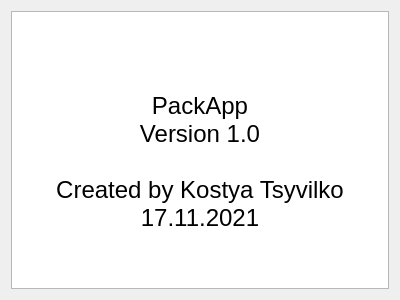
<?xml version="1.0" encoding="UTF-8"?>
<ui version="4.0">
 <class>HelpWindow</class>
 <widget class="QWidget" name="HelpWindow">
  <property name="geometry">
   <rect>
    <x>0</x>
    <y>0</y>
    <width>400</width>
    <height>300</height>
   </rect>
  </property>
  <property name="minimumSize">
   <size>
    <width>400</width>
    <height>300</height>
   </size>
  </property>
  <property name="maximumSize">
   <size>
    <width>400</width>
    <height>300</height>
   </size>
  </property>
  <property name="windowTitle">
   <string>Form</string>
  </property>
  <layout class="QHBoxLayout" name="horizontalLayout">
   <item>
    <widget class="QTextEdit" name="textEdit">
     <property name="enabled">
      <bool>true</bool>
     </property>
     <property name="font">
      <font>
       <pointsize>15</pointsize>
      </font>
     </property>
     <property name="readOnly">
      <bool>true</bool>
     </property>
     <property name="html">
      <string>&lt;!DOCTYPE HTML PUBLIC &quot;-//W3C//DTD HTML 4.0//EN&quot; &quot;http://www.w3.org/TR/REC-html40/strict.dtd&quot;&gt;
&lt;html&gt;&lt;head&gt;&lt;meta name=&quot;qrichtext&quot; content=&quot;1&quot; /&gt;&lt;style type=&quot;text/css&quot;&gt;
p, li { white-space: pre-wrap; }
&lt;/style&gt;&lt;/head&gt;&lt;body style=&quot; font-family:'.AppleSystemUIFont'; font-size:15pt; font-weight:400; font-style:normal;&quot;&gt;
&lt;p align=&quot;center&quot; style=&quot;-qt-paragraph-type:empty; margin-top:0px; margin-bottom:0px; margin-left:0px; margin-right:0px; -qt-block-indent:0; text-indent:0px;&quot;&gt;&lt;br /&gt;&lt;/p&gt;
&lt;p align=&quot;center&quot; style=&quot; margin-top:0px; margin-bottom:0px; margin-left:0px; margin-right:0px; -qt-block-indent:0; text-indent:0px;&quot;&gt;&lt;img src=&quot;:/rec/img/appIcon2.png&quot; /&gt;&lt;/p&gt;
&lt;p align=&quot;center&quot; style=&quot;-qt-paragraph-type:empty; margin-top:0px; margin-bottom:0px; margin-left:0px; margin-right:0px; -qt-block-indent:0; text-indent:0px; font-size:18pt;&quot;&gt;&lt;br /&gt;&lt;/p&gt;
&lt;p align=&quot;center&quot; style=&quot; margin-top:0px; margin-bottom:0px; margin-left:0px; margin-right:0px; -qt-block-indent:0; text-indent:0px;&quot;&gt;&lt;span style=&quot; font-size:18pt;&quot;&gt;PackApp&lt;/span&gt;&lt;/p&gt;
&lt;p align=&quot;center&quot; style=&quot; margin-top:0px; margin-bottom:0px; margin-left:0px; margin-right:0px; -qt-block-indent:0; text-indent:0px;&quot;&gt;&lt;span style=&quot; font-size:18pt;&quot;&gt;Version 1.0&lt;/span&gt;&lt;/p&gt;
&lt;p align=&quot;center&quot; style=&quot;-qt-paragraph-type:empty; margin-top:0px; margin-bottom:0px; margin-left:0px; margin-right:0px; -qt-block-indent:0; text-indent:0px; font-size:18pt;&quot;&gt;&lt;br /&gt;&lt;/p&gt;
&lt;p align=&quot;center&quot; style=&quot; margin-top:0px; margin-bottom:0px; margin-left:0px; margin-right:0px; -qt-block-indent:0; text-indent:0px;&quot;&gt;&lt;span style=&quot; font-size:18pt;&quot;&gt;Created by Kostya Tsyvilko&lt;/span&gt;&lt;/p&gt;
&lt;p align=&quot;center&quot; style=&quot; margin-top:0px; margin-bottom:0px; margin-left:0px; margin-right:0px; -qt-block-indent:0; text-indent:0px;&quot;&gt;&lt;span style=&quot; font-size:18pt;&quot;&gt;17.11.2021&lt;/span&gt;&lt;/p&gt;&lt;/body&gt;&lt;/html&gt;</string>
     </property>
    </widget>
   </item>
  </layout>
 </widget>
 <resources/>
 <connections/>
</ui>
